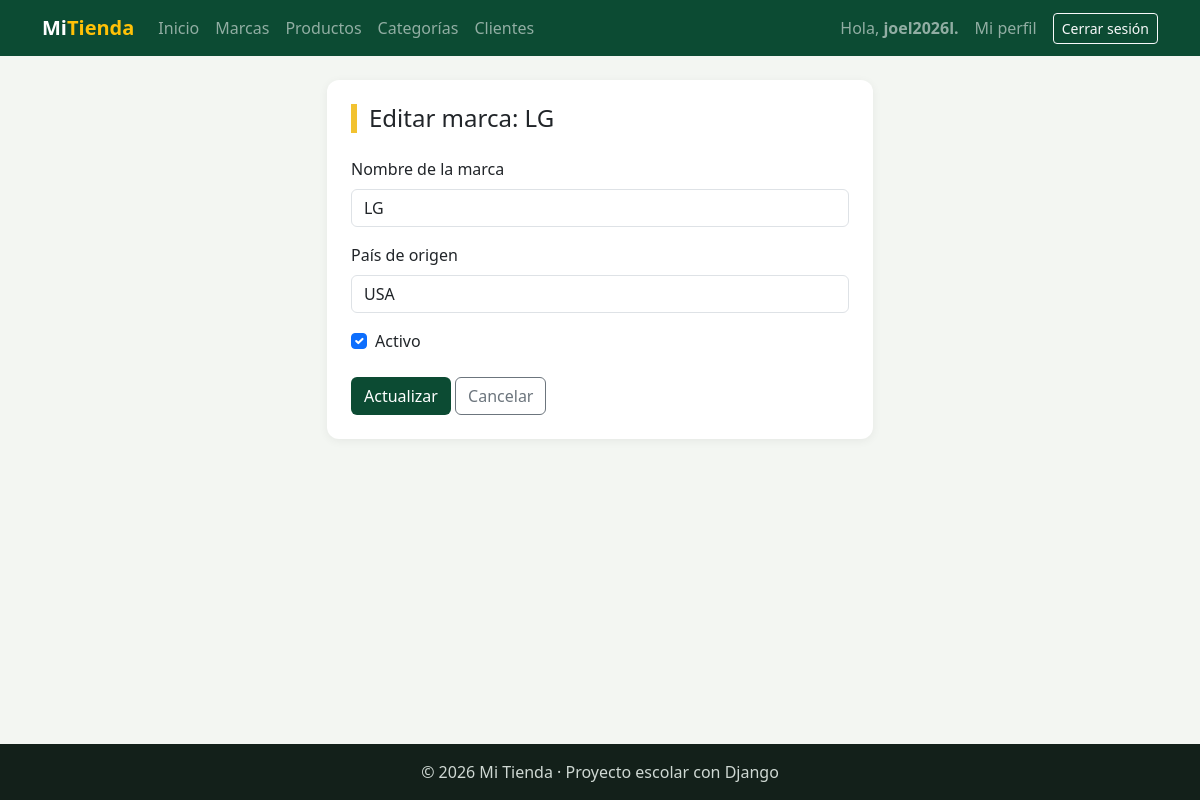
Page /facturacion/marcas/editar/7/ (signed in) on the committed database.
### facturacion/models.py (models this page shows, shortened)
class Marca(models.Model):
    nombre = models.CharField(max_length=60, unique=True)   # Nombre único: no se repite
    pais_origen = models.CharField(
        "País de origen",                        # 1er dato sin nombre = etiqueta bonita (verbose_name) para formularios
        max_length=60,
        blank=True,                              # opcional en el formulario
    )
    activo = models.BooleanField(default=True)   # Para "desactivar" en vez de borrar
    class Meta:
        verbose_name = "Marca"
        verbose_name_plural = "Marcas"
        ordering = ["nombre"]

### facturacion/views.py (the view)
# urls.py: path("marcas/editar/<int:pk>/", views.marca_editar, name="marca_editar"),
@login_required
def marca_editar(request, pk):                             # UPDATE
    marca = get_object_or_404(Marca, pk=pk)
    if request.method == "POST":
        form = MarcaForm(request.POST, instance=marca)
        if form.is_valid():
            form.save()
            messages.success(request, f"Marca «{marca.nombre}» actualizada.")
            return redirect("facturacion:marca_lista")
    else:
        form = MarcaForm(instance=marca)
    contexto = {"titulo": f"Editar marca: {marca.nombre}", "form": form, "boton": "Actualizar"}
    return render(request, "facturacion/marca_form.html", contexto)

### facturacion/forms.py (shortened to what this page needs)
class MarcaForm(forms.ModelForm):                # ModelForm: formulario construido desde un modelo
    class Meta:                                  # Configuración del formulario
        model = Marca                            # ¿De qué modelo sale? De Marca
        fields = ["nombre", "pais_origen", "activo"]   # ¿Qué campos muestra y en qué orden?
        labels = {                               # Cambia el texto de la etiqueta de un campo
            "nombre": "Nombre de la marca",
        }
        widgets = {                              # widgets: CÓMO se dibuja cada campo en HTML
            "nombre": forms.TextInput(attrs={"class": "form-control", "placeholder": "Ej: Samsung"}),
            "pais_origen": forms.TextInput(attrs={"class": "form-control", "placeholder": "Ej: Corea del Sur"}),
            "activo": forms.CheckboxInput(attrs={"class": "form-check-input"}),
        }

### facturacion/templates/facturacion/marca_form.html (shortened to what this page needs)
{% extends "base.html" %}
{% block contenido %}
<div class="row justify-content-center">
    <div class="col-md-7 col-lg-6">
        <div class="tarjeta">
            <h1 class="h4 titulo-pagina mb-4">{{ titulo }}</h1>
            <form method="post" novalidate>
                <div class="mb-3">
                    <label class="form-label" for="{{ form.nombre.id_for_label }}">{{ form.nombre.label }}</label>
                    {{ form.nombre }}
                </div>
                <div class="mb-3">
                    <label class="form-label" for="{{ form.pais_origen.id_for_label }}">{{ form.pais_origen.label }}</label>
                    {{ form.pais_origen }}
                </div>
                <div class="form-check mb-4">
                    {{ form.activo }}
                    <label class="form-check-label" for="{{ form.activo.id_for_label }}">Activo</label>
                </div>
                <button type="submit" class="btn btn-verde">{{ boton }}</button>
                <a href="{% url 'facturacion:marca_lista' %}" class="btn btn-outline-secondary">Cancelar</a>
            </form>
        </div>
    </div>
</div>
{% endblock %}

### templates/base.html (shortened to what this page needs)
{% load static %}
<!DOCTYPE html>
<html lang="es">
<head>
    <link href="https://cdn.jsdelivr.net/npm/bootstrap@5.3.3/dist/css/bootstrap.min.css" rel="stylesheet">
    <link rel="stylesheet" href="{% static 'css/estilos.css' %}">
</head>
<body>
    <nav class="navbar navbar-expand-lg navbar-dark barra">
        <div class="container">
            <a class="navbar-brand fw-bold" href="{% url 'home' %}">Mi<span class="text-warning">Tienda</span></a>
            <div class="collapse navbar-collapse" id="menu">
                <ul class="navbar-nav me-auto">
                    <li class="nav-item"><a class="nav-link" href="{% url 'home' %}">Inicio</a></li>
                    {% if user.is_authenticated %}
                        <li class="nav-item"><a class="nav-link" href="{% url 'facturacion:marca_lista' %}">Marcas</a></li>
                        <li class="nav-item"><a class="nav-link" href="{% url 'facturacion:producto_lista' %}">Productos</a></li>
                         <li class="nav-item"><a class="nav-link" href="{% url 'facturacion:categoria_lista' %}">Categorías</a></li>
                        <li class="nav-item"><a class="nav-link" href="{% url 'facturacion:cliente_lista' %}">Clientes</a></li>
                    {% endif %}
                </ul>
                <ul class="navbar-nav align-items-lg-center gap-2">
                    {% if user.is_authenticated %}
                        <li class="nav-item navbar-text">Hola, <b>{{ user.username }}</b></li>
                        <li class="nav-item"><a class="nav-link" href="{% url 'facturacion:mi_perfil' %}">Mi perfil</a></li>
                        <li class="nav-item">
                            <form method="post" action="{% url 'logout' %}" class="m-0">
                                <button type="submit" class="btn btn-sm btn-outline-light">Cerrar sesión</button>
                            </form>
                        </li>
                    {% else %}
                        <li class="nav-item"><a class="nav-link" href="{% url 'login' %}">Ingresar</a></li>
                        <li class="nav-item"><a class="btn btn-sm btn-warning" href="{% url 'registro' %}">Crear cuenta</a></li>
                    {% endif %}
                </ul>
            </div>
        </div>
    </nav>
    <main class="container py-4">
        {% block contenido %}{% endblock %}
    </main>
    <footer class="pie text-center py-3">© 2026 Mi Tienda · Proyecto escolar con Django</footer>
</body>
</html>

### static/CSS/estilos.css (style rules this page uses)
:root { --verde: #0c4b33; --verde-claro: #2f9e6e; --amarillo: #f2c230; }
body { background-color: #f3f6f2; min-height: 100vh; display: flex; flex-direction: column; }
main { flex: 1; }
.barra { background-color: var(--verde); }
.titulo-pagina { border-left: 6px solid var(--amarillo); padding-left: 12px; }
.tarjeta { background: white; border-radius: 12px; padding: 24px; box-shadow: 0 2px 10px rgba(0,0,0,.06); }
.btn-verde { background-color: var(--verde); color: white; }
.pie { background-color: #13201a; color: #cfd8d3; }

### rows in the picture
Marca: nombre "LG", pais_origen "USA", activo "☑"

### other values in the picture
{{ user.username }} "joel2026l."
{{ titulo }} "Editar marca: LG"
{{ boton }} "Actualizar"
